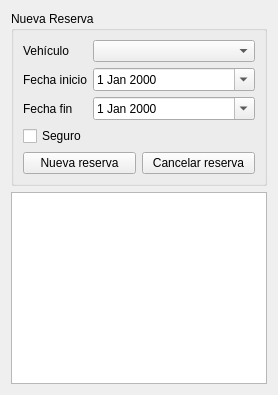
<?xml version="1.0" encoding="UTF-8"?>
<ui version="4.0">
 <class>ReservaWidget</class>
 <widget class="QWidget" name="ReservaWidget">
  <layout class="QVBoxLayout" name="verticalLayout">
   <item>
    <widget class="QGroupBox" name="formGroupBox">
     <property name="title">
      <string>Nueva Reserva</string>
     </property>
     <layout class="QFormLayout" name="formLayout">
      <item row="0" column="0">
       <widget class="QLabel" name="vehicleLabel">
        <property name="text">
         <string>Vehículo</string>
        </property>
       </widget>
      </item>
      <item row="0" column="1">
       <widget class="QComboBox" name="vehicleComboBox"/>
      </item>
      <item row="1" column="0">
       <widget class="QLabel" name="startDateLabel">
        <property name="text">
         <string>Fecha inicio</string>
        </property>
       </widget>
      </item>
      <item row="1" column="1">
       <widget class="QDateEdit" name="startDateEdit">
        <property name="calendarPopup">
         <bool>true</bool>
        </property>
       </widget>
      </item>
      <item row="2" column="0">
       <widget class="QLabel" name="endDateLabel">
        <property name="text">
         <string>Fecha fin</string>
        </property>
       </widget>
      </item>
      <item row="2" column="1">
       <widget class="QDateEdit" name="endDateEdit">
        <property name="calendarPopup">
         <bool>true</bool>
        </property>
       </widget>
      </item>
      <item row="3" column="0">
       <widget class="QCheckBox" name="insuranceCheckBox">
        <property name="text">
         <string>Seguro</string>
        </property>
       </widget>
      </item>
      <item row="4" column="0" colspan="2">
       <layout class="QHBoxLayout" name="buttonLayout">
        <item>
         <widget class="QPushButton" name="nuevaReservaButton">
          <property name="text">
           <string>Nueva reserva</string>
          </property>
         </widget>
        </item>
        <item>
         <widget class="QPushButton" name="cancelReservaButton">
          <property name="text">
           <string>Cancelar reserva</string>
          </property>
         </widget>
        </item>
       </layout>
      </item>
     </layout>
    </widget>
   </item>
   <item>
    <widget class="QTableWidget" name="reservationsTable"/>
   </item>
  </layout>
 </widget>
 <resources/>
 <connections/>
</ui>
